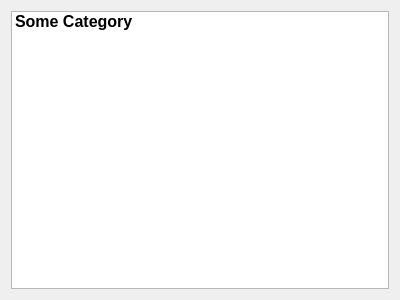
<?xml version="1.0" encoding="UTF-8"?>
<ui version="4.0">
 <class>control_panel_ui</class>
 <widget class="QWidget" name="control_panel_ui">
  <property name="geometry">
   <rect>
    <x>0</x>
    <y>0</y>
    <width>400</width>
    <height>300</height>
   </rect>
  </property>
  <property name="windowTitle">
   <string>Form</string>
  </property>
  <layout class="QVBoxLayout" name="verticalLayout">
   <item>
    <widget class="QTreeWidget" name="treeWidget">
     <property name="mouseTracking">
      <bool>true</bool>
     </property>
     <property name="editTriggers">
      <set>QAbstractItemView::AllEditTriggers</set>
     </property>
     <property name="showDropIndicator" stdset="0">
      <bool>false</bool>
     </property>
     <property name="iconSize">
      <size>
       <width>32</width>
       <height>32</height>
      </size>
     </property>
     <property name="rootIsDecorated">
      <bool>false</bool>
     </property>
     <property name="animated">
      <bool>true</bool>
     </property>
     <property name="allColumnsShowFocus">
      <bool>false</bool>
     </property>
     <property name="headerHidden">
      <bool>true</bool>
     </property>
     <property name="expandsOnDoubleClick">
      <bool>true</bool>
     </property>
     <column>
      <property name="text">
       <string>1</string>
      </property>
     </column>
     <item>
      <property name="text">
       <string>Some Category</string>
      </property>
      <property name="font">
       <font>
        <pointsize>12</pointsize>
        <weight>75</weight>
        <bold>true</bold>
       </font>
      </property>
      <property name="icon">
       <iconset resource="../../icons/icons.qrc">
        <normaloff>:/icons/color/cloud-rain-border.svg</normaloff>:/icons/color/cloud-rain-border.svg</iconset>
      </property>
      <property name="flags">
       <set>ItemIsEnabled</set>
      </property>
      <item>
       <property name="text">
        <string>App1
Some app1 description</string>
       </property>
       <property name="icon">
        <iconset resource="../../icons/icons.qrc">
         <normaloff>:/icons/color/cloud-add-small.svg</normaloff>:/icons/color/cloud-add-small.svg</iconset>
       </property>
      </item>
      <item>
       <property name="text">
        <string>App 2</string>
       </property>
       <property name="icon">
        <iconset resource="../../icons/icons.qrc">
         <normaloff>:/icons/black/calendar.svg</normaloff>:/icons/black/calendar.svg</iconset>
       </property>
      </item>
     </item>
    </widget>
   </item>
  </layout>
 </widget>
 <resources>
  <include location="../../icons/icons.qrc"/>
 </resources>
 <connections/>
</ui>
